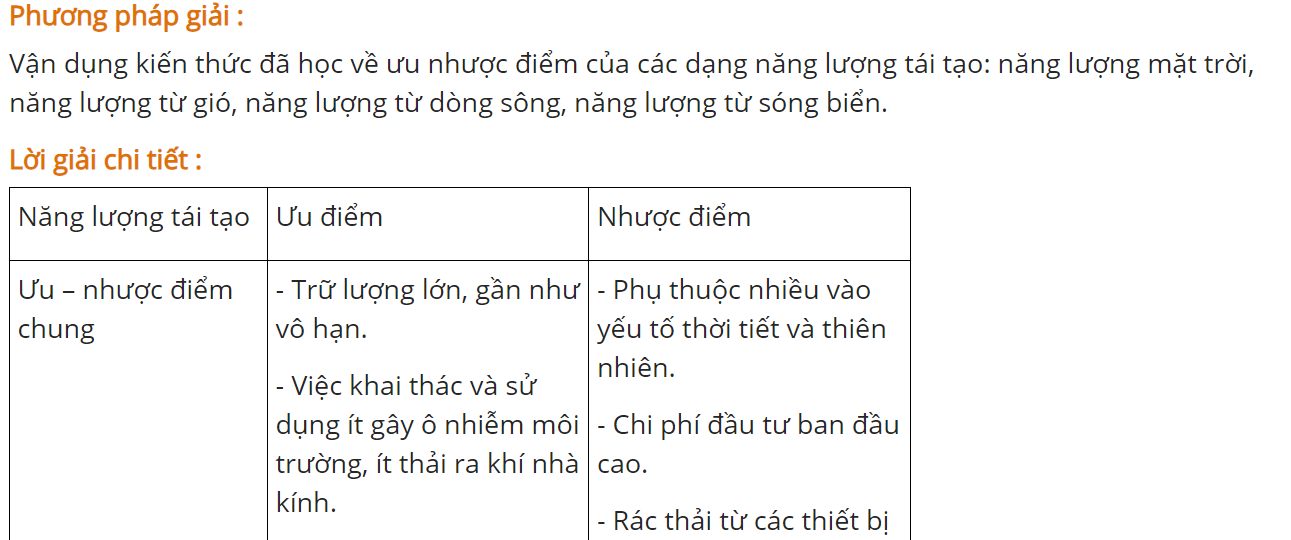
#> input picture process/ta1.png, 1291 x 540 px
$ jupyter execute --allow-errors extract_table.ipynb
#> lines starting #> are read from the running program, lines starting #| are printed output that depends on the picture; after the words box and inside, x2 and y2 are one past the last pixel; in counts of white or black regions, pixels touching at a corner belong together
[cell 1]
import cv2
import numpy as np
import matplotlib.pyplot as plt
import pytesseract
from PIL import Image
from docx import Document
from docx.shared import Pt
from docx.oxml import parse_xml
from docx.oxml.ns import nsdecls

# Đường dẫn tới Tesseract nếu bạn sử dụng Windows
# pytesseract.pytesseract.tesseract_cmd = r'C:\Program Files\Tesseract-OCR\tesseract.exe'

# Bước 1: Đọc ảnh và tiền xử lý
img = cv2.imread('ta1.png', cv2.IMREAD_GRAYSCALE)
#> img: shape (540, 1291); min 0, max 255, mean 245.9

# Áp dụng threshold để chuyển ảnh thành đen trắng
_, binary_img = cv2.threshold(img, 150, 255, cv2.THRESH_BINARY_INV)
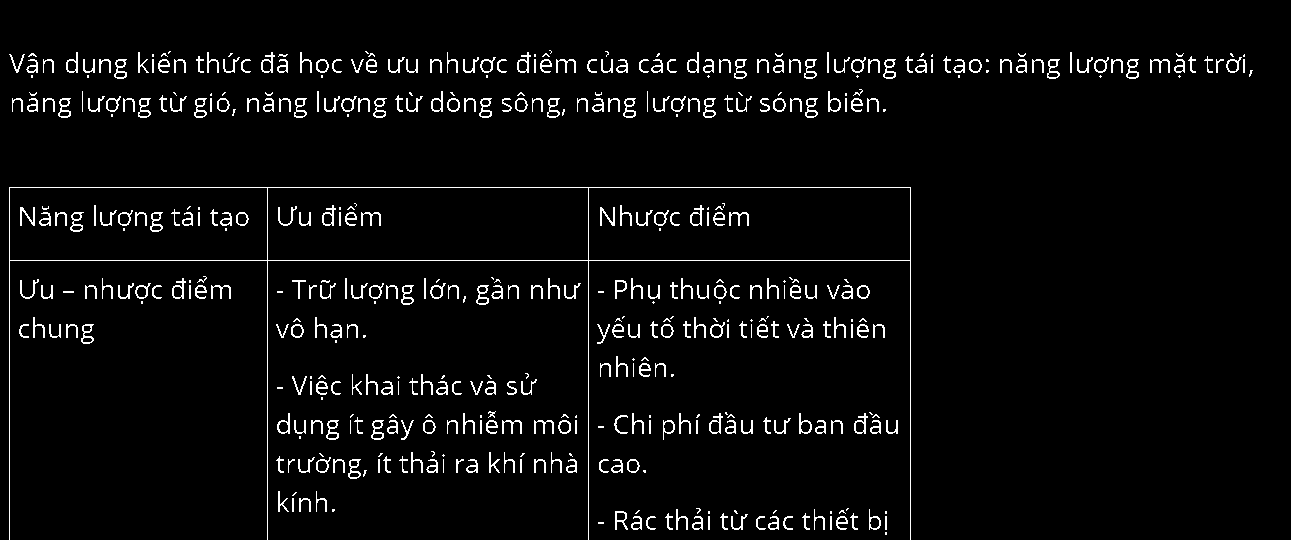
#> binary_img: shape (540, 1291); 3.9% white in thin lines or dots, all inside (x1, y1, x2, y2) = (9, 50, 1253, 540)

# Bước 2: Tìm đường kẻ ngang và dọc
horizontal_kernel = cv2.getStructuringElement(cv2.MORPH_RECT, (25, 1))  # Kernel cho đường ngang
vertical_kernel = cv2.getStructuringElement(cv2.MORPH_RECT, (1, 25))   # Kernel cho đường dọc

# Tìm các đường kẻ ngang và dọc
horizontal_lines = cv2.morphologyEx(binary_img, cv2.MORPH_OPEN, horizontal_kernel, iterations=2)
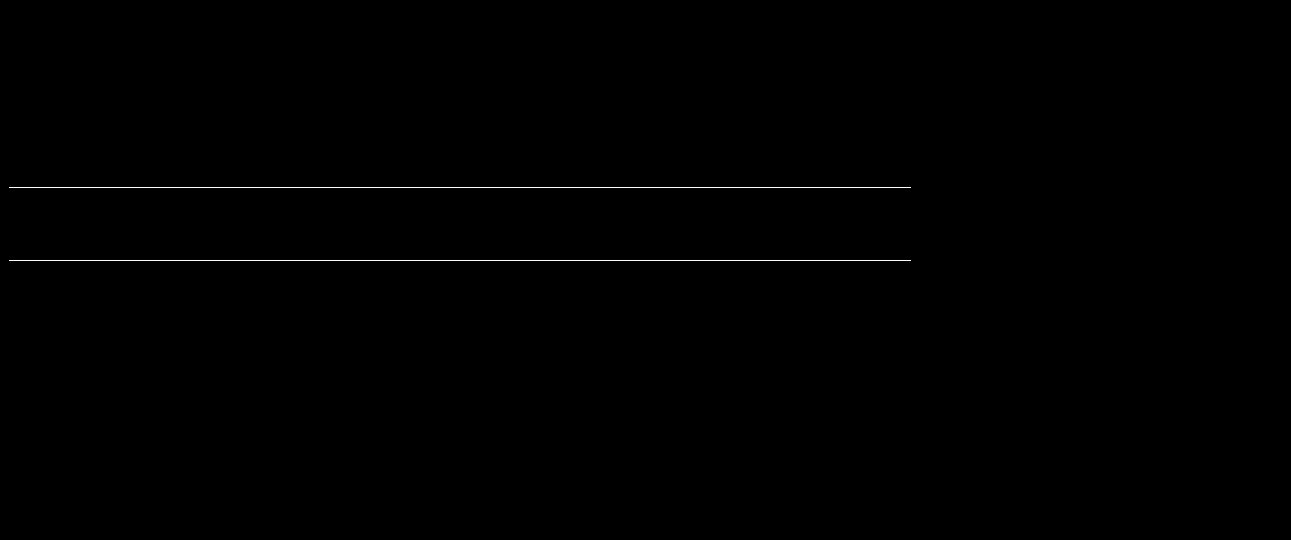
#> horizontal_lines: shape (540, 1291); 0.26% white in thin lines or dots, all inside (x1, y1, x2, y2) = (9, 187, 911, 261)
vertical_lines = cv2.morphologyEx(binary_img, cv2.MORPH_OPEN, vertical_kernel, iterations=2)
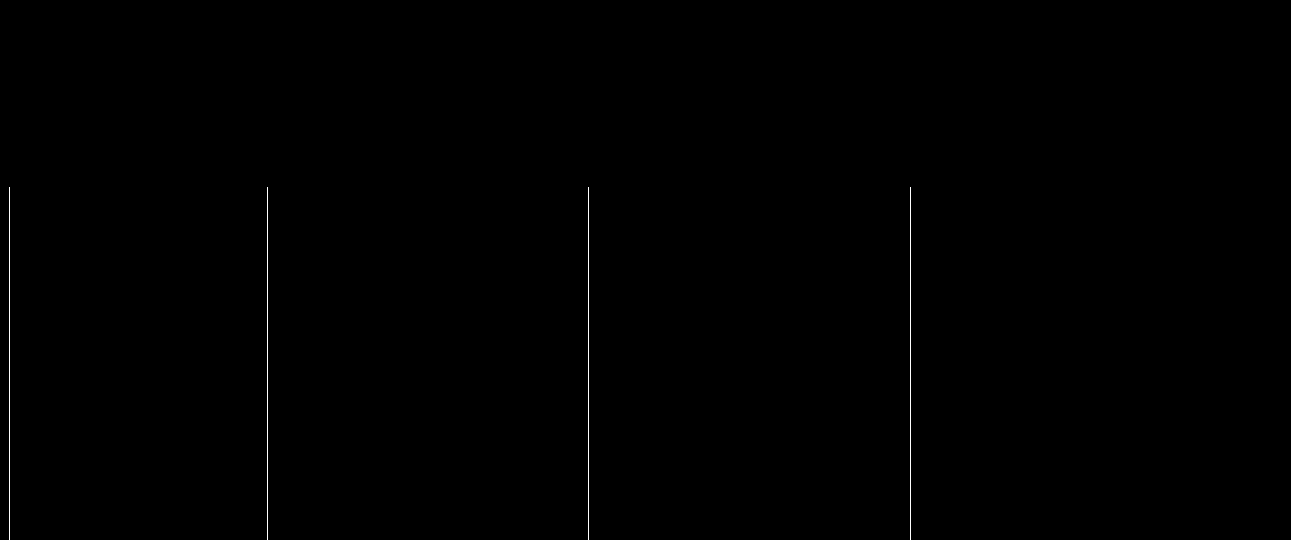
#> vertical_lines: shape (540, 1291); 0.2% white in thin lines or dots, all inside (x1, y1, x2, y2) = (9, 187, 911, 540)

# Bước 3: Kết hợp các đường kẻ ngang và dọc
table_area = cv2.add(horizontal_lines, vertical_lines)
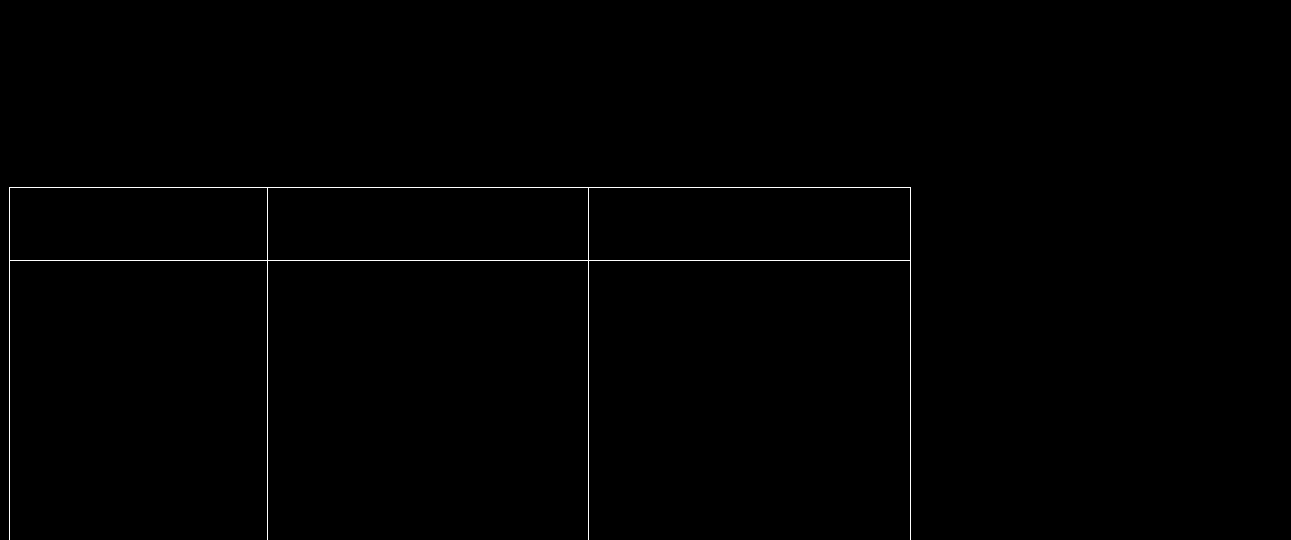
#> table_area: shape (540, 1291); 0.46% white in thin lines or dots, all inside (x1, y1, x2, y2) = (9, 187, 911, 540)

# Bước 4: Tìm các contours (đường viền) để phân chia bảng
contours, hierarchy = cv2.findContours(table_area, cv2.RETR_TREE, cv2.CHAIN_APPROX_SIMPLE)
#> contours = 4 contours; box (x1, y1, x2, y2) and area: (9, 187, 911, 540) 65776, (588, 187, 911, 261) 23504, (267, 187, 589, 261) 23431, (9, 187, 268, 261) 18832

# Lưu trữ các bounding box của contours
bounding_boxes = [cv2.boundingRect(c) for c in contours]
#> bounding_boxes = [(9, 187, 902, 353), (588, 187, 323, 74), (267, 187, 322, 74), (9, 187, 259, 74)]

# Loại bỏ contour lớn nhất (toàn bộ bảng lớn)
max_contour = max(bounding_boxes, key=lambda b: b[2] * b[3])
#> max_contour = (9, 187, 902, 353)
bounding_boxes = [b for b in bounding_boxes if b != max_contour]
#> bounding_boxes = [(588, 187, 323, 74), (267, 187, 322, 74), (9, 187, 259, 74)]

# Sắp xếp bounding box theo vị trí (y, x) để giữ đúng thứ tự bảng
bounding_boxes = sorted(bounding_boxes, key=lambda b: (b[1], b[0]))
#> bounding_boxes = [(9, 187, 259, 74), (267, 187, 322, 74), (588, 187, 323, 74)]

# Bước 5: Thực hiện OCR cho từng cell và lưu kết quả vào danh sách
table_data = []
#> (the rest of this cell did not finish here and is left out)

$ run again, with process/hu_2.png copied over process/ta1.png
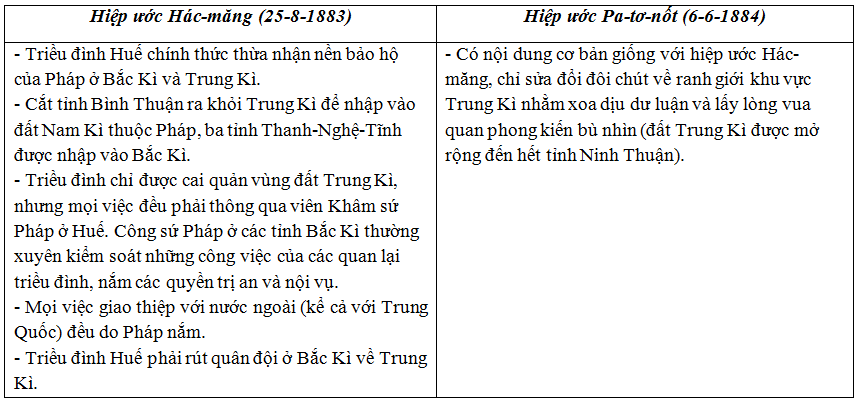
#> input picture process/hu_2.png, 860 x 404 px
#> `_, binary_img = cv2.threshold(img, 150, 255, cv2.THRESH_BINARY_INV)`:
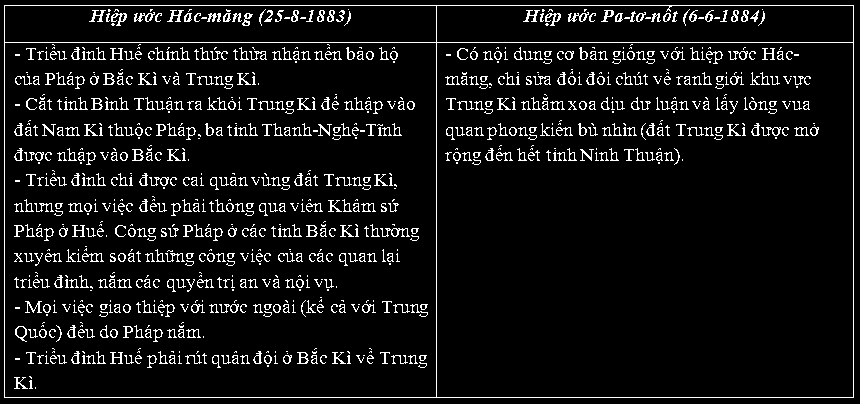
#> binary_img: shape (404, 860); 7.5% white in thin lines or dots
#> horizontal_lines: shape (404, 860); 0.73% white in thin lines or dots
#> vertical_lines: shape (404, 860); 0.34% white in thin lines or dots
#> table_area: shape (404, 860); 1.1% white in thin lines or dots
#> contours = 5 contours; box (x1, y1, x2, y2) and area: (4, 5, 854, 398) 332808, (4, 42, 437, 398) 153358, (436, 42, 854, 398) 148033, (4, 5, 437, 43) 15982, (436, 5, 854, 43) 15427
#> `bounding_boxes = [cv2.boundingRect(c) for c in contours]`: bounding_boxes = [(4, 5, 850, 393), (436, 42, 418, 356), (4, 42, 433, 356), (436, 5, 418, 38), (4, 5, 433, 38)]
#> max_contour = (4, 5, 850, 393)
#> `bounding_boxes = [b for b in bounding_boxes if b != max_contour]`: bounding_boxes = [(436, 42, 418, 356), (4, 42, 433, 356), (436, 5, 418, 38), (4, 5, 433, 38)]
#> `bounding_boxes = sorted(bounding_boxes, key=lambda b: (b[1], b[0]))`: bounding_boxes = [(4, 5, 433, 38), (436, 5, 418, 38), (4, 42, 433, 356), (436, 42, 418, 356)]
